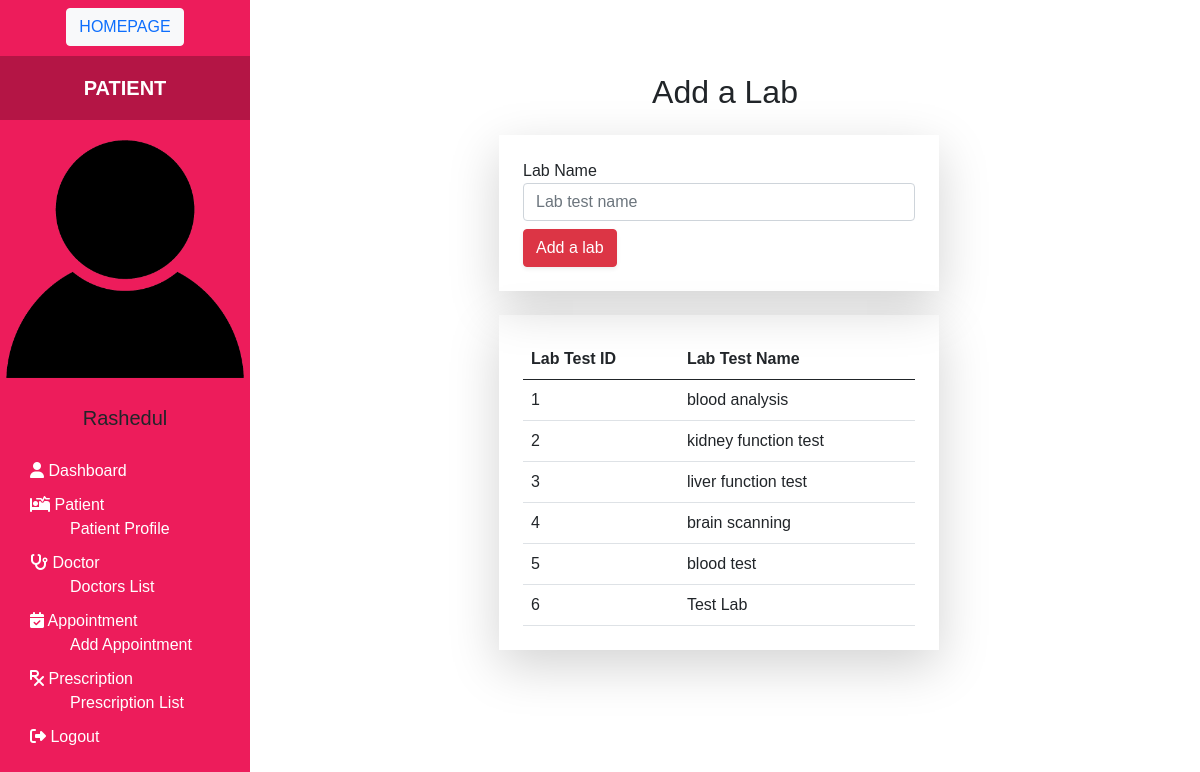
Page /add_lab_test.php (signed in) on the committed database.
### tables this page shows
CREATE TABLE `lab_test` (
  `lab_test_id` int(11) NOT NULL,
  `lab_test_name` varchar(250) NOT NULL
);

### add_lab_test.php (the view, shortened to what this page needs)
<?php
include "includes/db_conn.php";
if (isset($_SESSION['username']) && isset($_SESSION['user_id'])) {   ?>
    <!DOCTYPE html>
    <html>
    <head>
        <link href="css/bootstrap.min.css" rel="stylesheet">
        <link rel="stylesheet" href="css/custom.css">
    </head>
    <body>
        <?php include "includes/sidebar.php" ?>
        <div class="main">
            <section>
                <div class="container pt-5" id="registration">
                    <h2 class="text-center">Add a Lab</h2>
                    <div class="row mt-4 mb-4">
                        <div class="col-md-6 offset-md-3">
                            <form action="" class="shadow-lg p-4" method="POST">
                                <div class="form-group">
                                    <label for="fname" class="font-weight-bold pl-2">Lab Name</label>
                                    <input type="text" class="form-control" placeholder="Lab test name" name="lab_test_name">
                                </div>
                                <button type="submit" class="btn btn-danger mt-2 btn-block shadow-sm font-weit-ghbold" name="submit">Add a lab</button>
                            </form>
                        </div>
                    </div>
                    <div class="row mt-4 mb-4">
                        <div class="col-md-6 offset-md-3">
                            <div class="table-responsive shadow-lg p-4">
                                <table class="table mb-0">
                                    <thead>
                                        <tr>
                                            <th>Lab Test ID</th>
                                            <th>Lab Test Name</th>
                                        </tr>
                                    </thead>
                                    <tbody>
                                        <?php $sql = "SELECT * FROM lab_test";
                                        $res = mysqli_query($conn, $sql);
                                        if (mysqli_num_rows($res) > 0) {
                                            while ($rows = mysqli_fetch_assoc($res)) { ?>
                                                <tr>
                                                    <td><?php echo $rows['lab_test_id']; ?></td>
                                                    <td><?php echo $rows['lab_test_name']; ?></td>
                                                </tr>
                                        <?php }
                                        } ?>
                                    </tbody>
                                </table>
                            </div>
                        </div>
                    </div>
                </div>
            </section>
        </div>
    </body>
    </html>
<?php } else {
    header("Location: login.php");
} ?>

### css/custom.css (style rules this page uses)
* { margin: 0; padding: 0; text-decoration: none !important; }
body { font-family: sans-serif; }
.main { margin-left: 250px; padding: 5px; }
.main h2 { margin-top: 20px; }

### rows in the picture
lab_test: lab_test_id "1", lab_test_name "blood analysis"
lab_test: lab_test_id "2", lab_test_name "kidney function test"
lab_test: lab_test_id "3", lab_test_name "liver function test"
lab_test: lab_test_id "4", lab_test_name "brain scanning"
lab_test: lab_test_id "5", lab_test_name "blood test"
lab_test: lab_test_id "6", lab_test_name "Test Lab"

### other values in the picture
$_SESSION['role'] "PATIENT"
$_SESSION['first_name'] "Rashedul"
